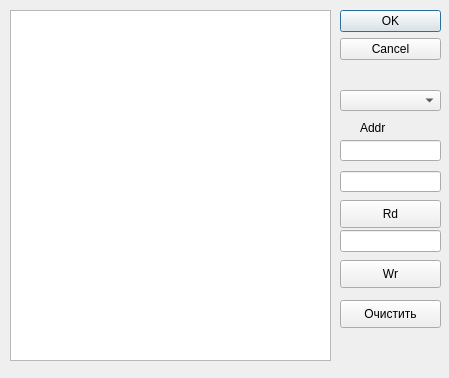
<?xml version="1.0" encoding="UTF-8"?>
<ui version="4.0">
 <class>Dial_debug</class>
 <widget class="QDialog" name="Dial_debug">
  <property name="geometry">
   <rect>
    <x>0</x>
    <y>0</y>
    <width>449</width>
    <height>378</height>
   </rect>
  </property>
  <property name="font">
   <font>
    <pointsize>9</pointsize>
   </font>
  </property>
  <property name="windowTitle">
   <string>Dial_debug</string>
  </property>
  <widget class="QDialogButtonBox" name="buttonBox">
   <property name="geometry">
    <rect>
     <x>340</x>
     <y>10</y>
     <width>101</width>
     <height>61</height>
    </rect>
   </property>
   <property name="orientation">
    <enum>Qt::Vertical</enum>
   </property>
   <property name="standardButtons">
    <set>QDialogButtonBox::Cancel|QDialogButtonBox::Ok</set>
   </property>
  </widget>
  <widget class="QLineEdit" name="lineEdit_addr">
   <property name="geometry">
    <rect>
     <x>340</x>
     <y>140</y>
     <width>101</width>
     <height>21</height>
    </rect>
   </property>
   <property name="font">
    <font>
     <pointsize>10</pointsize>
    </font>
   </property>
  </widget>
  <widget class="QLabel" name="label">
   <property name="geometry">
    <rect>
     <x>360</x>
     <y>120</y>
     <width>41</width>
     <height>16</height>
    </rect>
   </property>
   <property name="text">
    <string>Addr</string>
   </property>
  </widget>
  <widget class="QLineEdit" name="lineEdit_wr_dat">
   <property name="geometry">
    <rect>
     <x>340</x>
     <y>230</y>
     <width>101</width>
     <height>22</height>
    </rect>
   </property>
  </widget>
  <widget class="QPushButton" name="pushButt_wr">
   <property name="geometry">
    <rect>
     <x>340</x>
     <y>260</y>
     <width>101</width>
     <height>28</height>
    </rect>
   </property>
   <property name="text">
    <string>Wr</string>
   </property>
  </widget>
  <widget class="QPushButton" name="pushButton">
   <property name="geometry">
    <rect>
     <x>340</x>
     <y>200</y>
     <width>101</width>
     <height>28</height>
    </rect>
   </property>
   <property name="text">
    <string>Rd</string>
   </property>
  </widget>
  <widget class="QLineEdit" name="lineEdit_count">
   <property name="geometry">
    <rect>
     <x>340</x>
     <y>171</y>
     <width>101</width>
     <height>21</height>
    </rect>
   </property>
  </widget>
  <widget class="QTextEdit" name="textEdit_rd_dat">
   <property name="geometry">
    <rect>
     <x>10</x>
     <y>10</y>
     <width>321</width>
     <height>351</height>
    </rect>
   </property>
   <property name="font">
    <font>
     <pointsize>10</pointsize>
    </font>
   </property>
  </widget>
  <widget class="QComboBox" name="comboBox_rej">
   <property name="geometry">
    <rect>
     <x>340</x>
     <y>90</y>
     <width>101</width>
     <height>21</height>
    </rect>
   </property>
   <property name="font">
    <font>
     <pointsize>10</pointsize>
    </font>
   </property>
  </widget>
  <widget class="QLabel" name="label_min_max_values">
   <property name="geometry">
    <rect>
     <x>10</x>
     <y>390</y>
     <width>311</width>
     <height>21</height>
    </rect>
   </property>
   <property name="text">
    <string/>
   </property>
  </widget>
  <widget class="QPushButton" name="pushButton_clear">
   <property name="geometry">
    <rect>
     <x>340</x>
     <y>300</y>
     <width>101</width>
     <height>28</height>
    </rect>
   </property>
   <property name="text">
    <string>Очистить</string>
   </property>
  </widget>
 </widget>
 <resources/>
 <connections>
  <connection>
   <sender>buttonBox</sender>
   <signal>accepted()</signal>
   <receiver>Dial_debug</receiver>
   <slot>accept()</slot>
   <hints>
    <hint type="sourcelabel">
     <x>340</x>
     <y>70</y>
    </hint>
    <hint type="destinationlabel">
     <x>157</x>
     <y>274</y>
    </hint>
   </hints>
  </connection>
  <connection>
   <sender>buttonBox</sender>
   <signal>rejected()</signal>
   <receiver>Dial_debug</receiver>
   <slot>reject()</slot>
   <hints>
    <hint type="sourcelabel">
     <x>366</x>
     <y>70</y>
    </hint>
    <hint type="destinationlabel">
     <x>286</x>
     <y>274</y>
    </hint>
   </hints>
  </connection>
  <connection>
   <sender>pushButton</sender>
   <signal>clicked()</signal>
   <receiver>Dial_debug</receiver>
   <slot>on_butt_rd()</slot>
   <hints>
    <hint type="sourcelabel">
     <x>410</x>
     <y>175</y>
    </hint>
    <hint type="destinationlabel">
     <x>421</x>
     <y>191</y>
    </hint>
   </hints>
  </connection>
  <connection>
   <sender>pushButt_wr</sender>
   <signal>clicked()</signal>
   <receiver>Dial_debug</receiver>
   <slot>on_butt_wr()</slot>
   <hints>
    <hint type="sourcelabel">
     <x>402</x>
     <y>233</y>
    </hint>
    <hint type="destinationlabel">
     <x>420</x>
     <y>258</y>
    </hint>
   </hints>
  </connection>
  <connection>
   <sender>pushButton_clear</sender>
   <signal>clicked()</signal>
   <receiver>Dial_debug</receiver>
   <slot>clear_textEdit()</slot>
   <hints>
    <hint type="sourcelabel">
     <x>393</x>
     <y>312</y>
    </hint>
    <hint type="destinationlabel">
     <x>424</x>
     <y>344</y>
    </hint>
   </hints>
  </connection>
 </connections>
 <slots>
  <slot>on_butt_rd()</slot>
  <slot>on_butt_wr()</slot>
  <slot>clear_textEdit()</slot>
 </slots>
</ui>
